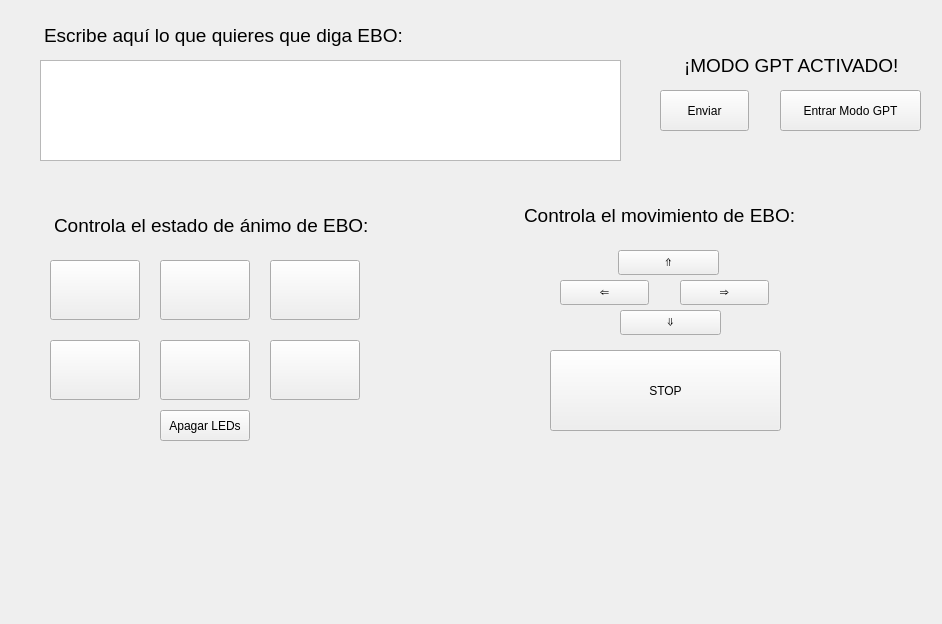
<?xml version="1.0" encoding="UTF-8"?>
<ui version="4.0">
 <class>guiDlg</class>
 <widget class="QWidget" name="guiDlg">
  <property name="geometry">
   <rect>
    <x>0</x>
    <y>0</y>
    <width>942</width>
    <height>624</height>
   </rect>
  </property>
  <property name="sizePolicy">
   <sizepolicy hsizetype="Fixed" vsizetype="Fixed">
    <horstretch>0</horstretch>
    <verstretch>0</verstretch>
   </sizepolicy>
  </property>
  <property name="windowTitle">
   <string>app_ebo</string>
  </property>
  <widget class="QPushButton" name="adelante">
   <property name="geometry">
    <rect>
     <x>618</x>
     <y>250</y>
     <width>101</width>
     <height>25</height>
    </rect>
   </property>
   <property name="text">
    <string>⇑</string>
   </property>
  </widget>
  <widget class="QPushButton" name="derecha">
   <property name="geometry">
    <rect>
     <x>680</x>
     <y>280</y>
     <width>89</width>
     <height>25</height>
    </rect>
   </property>
   <property name="layoutDirection">
    <enum>Qt::LeftToRight</enum>
   </property>
   <property name="text">
    <string>⇒</string>
   </property>
  </widget>
  <widget class="QPlainTextEdit" name="plainTextEdit">
   <property name="geometry">
    <rect>
     <x>40</x>
     <y>60</y>
     <width>581</width>
     <height>101</height>
    </rect>
   </property>
   <property name="frameShape">
    <enum>QFrame::StyledPanel</enum>
   </property>
   <property name="frameShadow">
    <enum>QFrame::Sunken</enum>
   </property>
   <property name="lineWidth">
    <number>1</number>
   </property>
  </widget>
  <widget class="QPushButton" name="atras">
   <property name="geometry">
    <rect>
     <x>620</x>
     <y>310</y>
     <width>101</width>
     <height>25</height>
    </rect>
   </property>
   <property name="text">
    <string>⇓</string>
   </property>
  </widget>
  <widget class="QPushButton" name="izquierda">
   <property name="geometry">
    <rect>
     <x>560</x>
     <y>280</y>
     <width>89</width>
     <height>25</height>
    </rect>
   </property>
   <property name="text">
    <string>⇐</string>
   </property>
  </widget>
  <widget class="QLabel" name="label">
   <property name="geometry">
    <rect>
     <x>270</x>
     <y>390</y>
     <width>291</width>
     <height>171</height>
    </rect>
   </property>
   <property name="text">
    <string/>
   </property>
   <property name="pixmap">
    <pixmap>../../../../Antonio/Desktop/json_generator/interfaz_g/robolab.png</pixmap>
   </property>
  </widget>
  <widget class="QTextEdit" name="textEdit">
   <property name="geometry">
    <rect>
     <x>40</x>
     <y>20</y>
     <width>381</width>
     <height>31</height>
    </rect>
   </property>
   <property name="autoFillBackground">
    <bool>true</bool>
   </property>
   <property name="styleSheet">
    <string notr="true">background-color: transparent;</string>
   </property>
   <property name="frameShape">
    <enum>QFrame::NoFrame</enum>
   </property>
   <property name="frameShadow">
    <enum>QFrame::Sunken</enum>
   </property>
   <property name="readOnly">
    <bool>true</bool>
   </property>
   <property name="html">
    <string>&lt;!DOCTYPE HTML PUBLIC &quot;-//W3C//DTD HTML 4.0//EN&quot; &quot;http://www.w3.org/TR/REC-html40/strict.dtd&quot;&gt;
&lt;html&gt;&lt;head&gt;&lt;meta name=&quot;qrichtext&quot; content=&quot;1&quot; /&gt;&lt;style type=&quot;text/css&quot;&gt;
p, li { white-space: pre-wrap; }
&lt;/style&gt;&lt;/head&gt;&lt;body style=&quot; font-family:'Ubuntu'; font-size:11pt; font-weight:400; font-style:normal;&quot;&gt;
&lt;p style=&quot; margin-top:0px; margin-bottom:0px; margin-left:0px; margin-right:0px; -qt-block-indent:0; text-indent:0px;&quot;&gt;&lt;span style=&quot; font-size:14pt;&quot;&gt;Escribe aquí lo que quieres que diga EBO:&lt;/span&gt;&lt;/p&gt;&lt;/body&gt;&lt;/html&gt;</string>
   </property>
  </widget>
  <widget class="QPushButton" name="quieto">
   <property name="geometry">
    <rect>
     <x>550</x>
     <y>350</y>
     <width>231</width>
     <height>81</height>
    </rect>
   </property>
   <property name="text">
    <string>STOP</string>
   </property>
  </widget>
  <widget class="QPushButton" name="miedo">
   <property name="geometry">
    <rect>
     <x>270</x>
     <y>260</y>
     <width>90</width>
     <height>60</height>
    </rect>
   </property>
   <property name="styleSheet">
    <string notr="true"/>
   </property>
   <property name="text">
    <string/>
   </property>
   <property name="icon">
    <iconset>
     <normaloff>../img/miedo.png</normaloff>../img/miedo.png</iconset>
   </property>
   <property name="iconSize">
    <size>
     <width>88</width>
     <height>58</height>
    </size>
   </property>
  </widget>
  <widget class="QPushButton" name="sorpresa">
   <property name="geometry">
    <rect>
     <x>270</x>
     <y>340</y>
     <width>90</width>
     <height>60</height>
    </rect>
   </property>
   <property name="styleSheet">
    <string notr="true"/>
   </property>
   <property name="text">
    <string/>
   </property>
   <property name="icon">
    <iconset>
     <normaloff>../img/sorpresa.png</normaloff>../img/sorpresa.png</iconset>
   </property>
   <property name="iconSize">
    <size>
     <width>88</width>
     <height>58</height>
    </size>
   </property>
  </widget>
  <widget class="QPushButton" name="triste">
   <property name="geometry">
    <rect>
     <x>160</x>
     <y>340</y>
     <width>90</width>
     <height>60</height>
    </rect>
   </property>
   <property name="styleSheet">
    <string notr="true"/>
   </property>
   <property name="text">
    <string/>
   </property>
   <property name="icon">
    <iconset>
     <normaloff>../img/tristeza.png</normaloff>../img/tristeza.png</iconset>
   </property>
   <property name="iconSize">
    <size>
     <width>88</width>
     <height>58</height>
    </size>
   </property>
  </widget>
  <widget class="QTextEdit" name="textEdit_2">
   <property name="geometry">
    <rect>
     <x>50</x>
     <y>210</y>
     <width>381</width>
     <height>31</height>
    </rect>
   </property>
   <property name="autoFillBackground">
    <bool>true</bool>
   </property>
   <property name="styleSheet">
    <string notr="true">background-color: transparent;</string>
   </property>
   <property name="frameShape">
    <enum>QFrame::NoFrame</enum>
   </property>
   <property name="frameShadow">
    <enum>QFrame::Sunken</enum>
   </property>
   <property name="readOnly">
    <bool>true</bool>
   </property>
   <property name="html">
    <string>&lt;!DOCTYPE HTML PUBLIC &quot;-//W3C//DTD HTML 4.0//EN&quot; &quot;http://www.w3.org/TR/REC-html40/strict.dtd&quot;&gt;
&lt;html&gt;&lt;head&gt;&lt;meta name=&quot;qrichtext&quot; content=&quot;1&quot; /&gt;&lt;style type=&quot;text/css&quot;&gt;
p, li { white-space: pre-wrap; }
&lt;/style&gt;&lt;/head&gt;&lt;body style=&quot; font-family:'Ubuntu'; font-size:11pt; font-weight:400; font-style:normal;&quot;&gt;
&lt;p style=&quot; margin-top:0px; margin-bottom:0px; margin-left:0px; margin-right:0px; -qt-block-indent:0; text-indent:0px;&quot;&gt;&lt;span style=&quot; font-size:14pt;&quot;&gt;Controla el estado de ánimo de EBO:&lt;/span&gt;&lt;/p&gt;&lt;/body&gt;&lt;/html&gt;</string>
   </property>
  </widget>
  <widget class="QPushButton" name="feliz">
   <property name="geometry">
    <rect>
     <x>50</x>
     <y>260</y>
     <width>90</width>
     <height>60</height>
    </rect>
   </property>
   <property name="styleSheet">
    <string notr="true"/>
   </property>
   <property name="text">
    <string/>
   </property>
   <property name="icon">
    <iconset>
     <normaloff>../img/alegria.png</normaloff>../img/alegria.png</iconset>
   </property>
   <property name="iconSize">
    <size>
     <width>88</width>
     <height>58</height>
    </size>
   </property>
  </widget>
  <widget class="QPushButton" name="asco">
   <property name="geometry">
    <rect>
     <x>160</x>
     <y>260</y>
     <width>90</width>
     <height>60</height>
    </rect>
   </property>
   <property name="styleSheet">
    <string notr="true"/>
   </property>
   <property name="text">
    <string/>
   </property>
   <property name="icon">
    <iconset>
     <normaloff>../img/asco.png</normaloff>../img/asco.png</iconset>
   </property>
   <property name="iconSize">
    <size>
     <width>88</width>
     <height>58</height>
    </size>
   </property>
  </widget>
  <widget class="QPushButton" name="enfado">
   <property name="geometry">
    <rect>
     <x>50</x>
     <y>340</y>
     <width>90</width>
     <height>60</height>
    </rect>
   </property>
   <property name="styleSheet">
    <string notr="true"/>
   </property>
   <property name="text">
    <string/>
   </property>
   <property name="icon">
    <iconset>
     <normaloff>../img/ira.png</normaloff>../img/ira.png</iconset>
   </property>
   <property name="iconSize">
    <size>
     <width>88</width>
     <height>58</height>
    </size>
   </property>
  </widget>
  <widget class="QPushButton" name="pushButton">
   <property name="geometry">
    <rect>
     <x>660</x>
     <y>90</y>
     <width>89</width>
     <height>41</height>
    </rect>
   </property>
   <property name="text">
    <string>Enviar</string>
   </property>
  </widget>
  <widget class="QTextEdit" name="textEdit_3">
   <property name="geometry">
    <rect>
     <x>520</x>
     <y>200</y>
     <width>381</width>
     <height>31</height>
    </rect>
   </property>
   <property name="autoFillBackground">
    <bool>true</bool>
   </property>
   <property name="styleSheet">
    <string notr="true">background-color: transparent;</string>
   </property>
   <property name="frameShape">
    <enum>QFrame::NoFrame</enum>
   </property>
   <property name="frameShadow">
    <enum>QFrame::Sunken</enum>
   </property>
   <property name="readOnly">
    <bool>true</bool>
   </property>
   <property name="html">
    <string>&lt;!DOCTYPE HTML PUBLIC &quot;-//W3C//DTD HTML 4.0//EN&quot; &quot;http://www.w3.org/TR/REC-html40/strict.dtd&quot;&gt;
&lt;html&gt;&lt;head&gt;&lt;meta name=&quot;qrichtext&quot; content=&quot;1&quot; /&gt;&lt;style type=&quot;text/css&quot;&gt;
p, li { white-space: pre-wrap; }
&lt;/style&gt;&lt;/head&gt;&lt;body style=&quot; font-family:'Ubuntu'; font-size:11pt; font-weight:400; font-style:normal;&quot;&gt;
&lt;p style=&quot; margin-top:0px; margin-bottom:0px; margin-left:0px; margin-right:0px; -qt-block-indent:0; text-indent:0px;&quot;&gt;&lt;span style=&quot; font-size:14pt;&quot;&gt;Controla el movimiento de EBO:&lt;/span&gt;&lt;/p&gt;&lt;/body&gt;&lt;/html&gt;</string>
   </property>
  </widget>
  <widget class="QPushButton" name="GPT_mode">
   <property name="geometry">
    <rect>
     <x>780</x>
     <y>90</y>
     <width>141</width>
     <height>41</height>
    </rect>
   </property>
   <property name="text">
    <string>Entrar Modo GPT</string>
   </property>
  </widget>
  <widget class="QPushButton" name="leds_off">
   <property name="geometry">
    <rect>
     <x>160</x>
     <y>410</y>
     <width>90</width>
     <height>31</height>
    </rect>
   </property>
   <property name="styleSheet">
    <string notr="true"/>
   </property>
   <property name="text">
    <string>Apagar LEDs</string>
   </property>
   <property name="iconSize">
    <size>
     <width>88</width>
     <height>58</height>
    </size>
   </property>
  </widget>
  <widget class="QTextEdit" name="texto_gpt">
   <property name="geometry">
    <rect>
     <x>680</x>
     <y>50</y>
     <width>381</width>
     <height>31</height>
    </rect>
   </property>
   <property name="autoFillBackground">
    <bool>true</bool>
   </property>
   <property name="styleSheet">
    <string notr="true">background-color: transparent;</string>
   </property>
   <property name="inputMethodHints">
    <set>Qt::ImhMultiLine</set>
   </property>
   <property name="frameShape">
    <enum>QFrame::NoFrame</enum>
   </property>
   <property name="frameShadow">
    <enum>QFrame::Sunken</enum>
   </property>
   <property name="readOnly">
    <bool>true</bool>
   </property>
   <property name="html">
    <string>&lt;!DOCTYPE HTML PUBLIC &quot;-//W3C//DTD HTML 4.0//EN&quot; &quot;http://www.w3.org/TR/REC-html40/strict.dtd&quot;&gt;
&lt;html&gt;&lt;head&gt;&lt;meta name=&quot;qrichtext&quot; content=&quot;1&quot; /&gt;&lt;style type=&quot;text/css&quot;&gt;
p, li { white-space: pre-wrap; }
&lt;/style&gt;&lt;/head&gt;&lt;body style=&quot; font-family:'Ubuntu'; font-size:11pt; font-weight:400; font-style:normal;&quot;&gt;
&lt;p style=&quot; margin-top:0px; margin-bottom:0px; margin-left:0px; margin-right:0px; -qt-block-indent:0; text-indent:0px;&quot;&gt;&lt;span style=&quot; font-size:14pt;&quot;&gt;¡MODO GPT ACTIVADO!&lt;/span&gt;&lt;/p&gt;&lt;/body&gt;&lt;/html&gt;</string>
   </property>
  </widget>
  <widget class="QLabel" name="label_2">
   <property name="geometry">
    <rect>
     <x>680</x>
     <y>460</y>
     <width>221</width>
     <height>141</height>
    </rect>
   </property>
   <property name="text">
    <string/>
   </property>
   <property name="pixmap">
    <pixmap>../img/robolab.png</pixmap>
   </property>
   <property name="scaledContents">
    <bool>true</bool>
   </property>
  </widget>
  <widget class="QLabel" name="label_3">
   <property name="geometry">
    <rect>
     <x>20</x>
     <y>470</y>
     <width>631</width>
     <height>141</height>
    </rect>
   </property>
   <property name="text">
    <string/>
   </property>
   <property name="pixmap">
    <pixmap>../img/euroage.png</pixmap>
   </property>
   <property name="scaledContents">
    <bool>true</bool>
   </property>
  </widget>
 </widget>
 <resources/>
 <connections/>
</ui>
